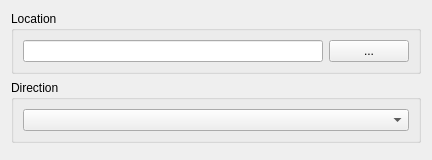
<?xml version="1.0" encoding="UTF-8"?>
<ui version="4.0">
 <class>TeleportWidget</class>
 <widget class="QWidget" name="TeleportWidget">
  <property name="geometry">
   <rect><x>0</x><y>0</y><width>380</width><height>160</height></rect>
  </property>
  <property name="windowTitle">
   <string>Teleport</string>
  </property>
  <layout class="QVBoxLayout" name="verticalLayout">
   <item>
    <widget class="QGroupBox" name="groupLocation">
     <property name="title"><string>Location</string></property>
     <layout class="QHBoxLayout" name="layoutLocation">
      <item>
       <widget class="QLineEdit" name="lineLocation">
        <property name="readOnly"><bool>true</bool></property>
        <property name="minimumSize"><size><width>300</width><height>0</height></size></property>
       </widget>
      </item>
      <item>
       <widget class="QPushButton" name="pushPick">
        <property name="text"><string>...</string></property>
        <property name="toolTip"><string>Pick the map and the location</string></property>
       </widget>
      </item>
     </layout>
    </widget>
   </item>
   <item>
    <widget class="QGroupBox" name="groupDirection">
     <property name="title"><string>Direction</string></property>
     <layout class="QVBoxLayout" name="layoutDirection">
      <item><widget class="QComboBox" name="comboDirection"/></item>
     </layout>
    </widget>
   </item>
   <item>
    <spacer name="verticalSpacer">
     <property name="orientation"><enum>Qt::Vertical</enum></property>
     <property name="sizeHint" stdset="0"><size><width>20</width><height>10</height></size></property>
    </spacer>
   </item>
  </layout>
 </widget>
 <resources/>
 <connections/>
</ui>
